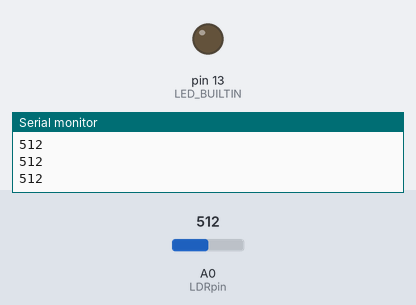
The sketch below on a simulated Arduino Uno, built with avr-gcc and run on an emulated ATmega328P. Parts: output pins drawn as LEDs (lit = HIGH), the last lines printed to the serial monitor. The inputs (shaded band) are chosen by the test bench; at power-on: A0 (LDRpin) = 512.

Above: at 1.2 s.
1.3 s: A0 (LDRpin) set to 107
2.8 s: A0 (LDRpin) set to 95
At 4.0 s:
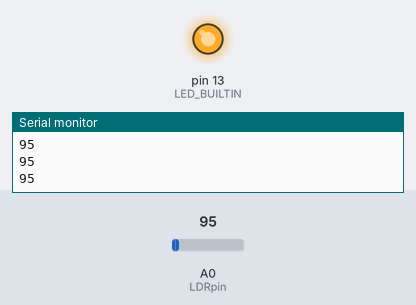
4.3 s: A0 (LDRpin) set to 122
At 5.5 s:
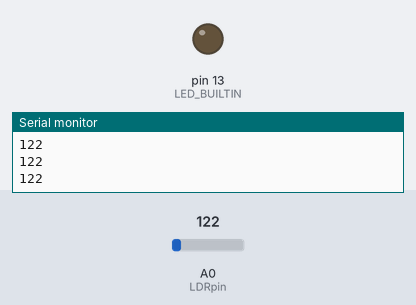
5.9 s: A0 (LDRpin) set to 90
At 6.8 s:
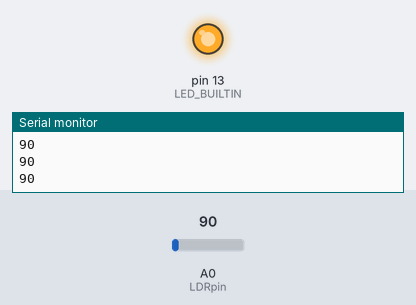
Timing chart, 0 to 8.5 s (numbered marks = the images above; inputs shaded):
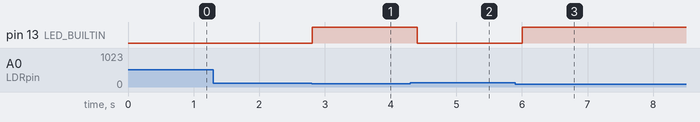

Measured:
- the behaviour switches between 100 and 99 on A0 (LDRpin) (found by bisection; images 0 and 1)
- after the input at 2.8 s, pin 13 (LED_BUILTIN): LOW → HIGH at once
- after the input at 4.3 s, pin 13 (LED_BUILTIN): HIGH → LOW after 0.11 s
- after the input at 5.9 s, pin 13 (LED_BUILTIN): LOW → HIGH after 0.11 s

The sketch:

LDR5.ino
```cpp
int LDRpin=A0;
int LDRvalue=0;

void setup() {
Serial.begin(9600);
pinMode(LED_BUILTIN, OUTPUT);

}

void loop() {

LDRvalue = analogRead(LDRpin);

if(LDRvalue<100)
digitalWrite(LED_BUILTIN, HIGH);
else
digitalWrite(LED_BUILTIN, LOW);
Serial.println(LDRvalue);
delay(200);
}
```
